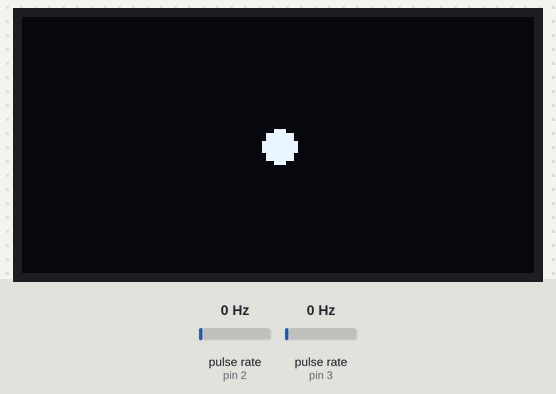
Recording of a sketch running on a simulated Arduino Uno, built with avr-gcc and run on an emulated ATmega328P. Parts: 128×64 one-colour display. Wiring (inferred from the names in the program): 2 × pulse sensor: data pin 2 / data pin 3. The test bench sets the inputs (shaded band); at power-on: pulse rate (sensors on pin 2, pin 3) 0 Hz. What the sketch prints to the serial monitor is not drawn.

Above: at 1.2 s.
1.3 s: pulse rate (sensor on pin 2) set to 2 Hz
At 2.28 s:
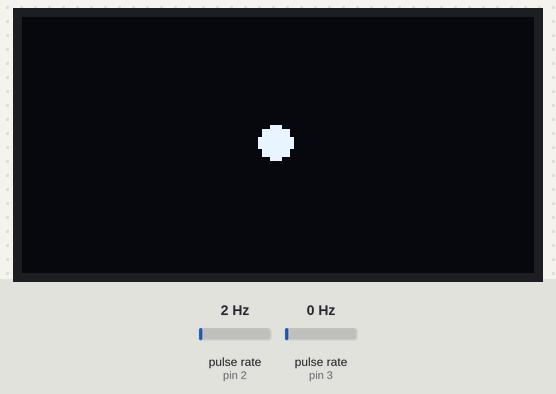
3.1 s: pulse rate (sensor on pin 3) set to 4 Hz
At 3.36 s:
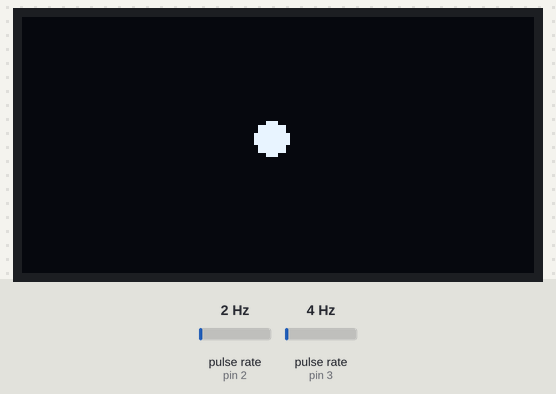
4.7 s: pulse rate (sensor on pin 3) set to 130 Hz
At 5.29 s:
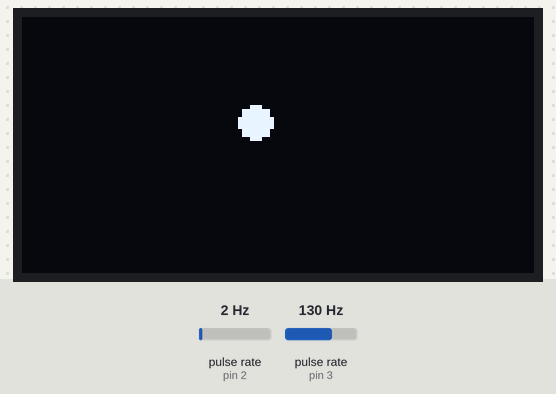
6.9 s: pulse rate (sensor on pin 2) set to 130 Hz
At 8.1 s:
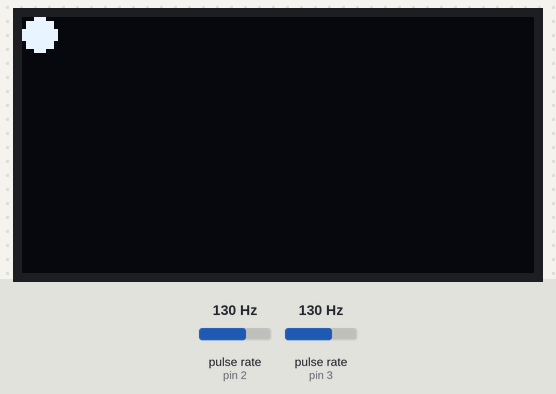
9.0 s: pulse rate (sensor on pin 2) set to 4 Hz
At 9.37 s:
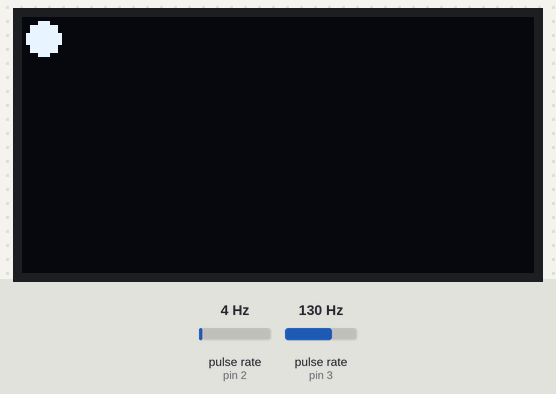
10.7 s: pulse rate (sensor on pin 3) set to 100 Hz
At 11.13 s:
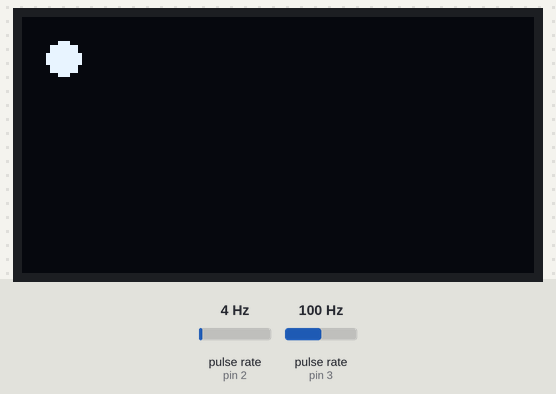

The sketch:

part3_lab3.ino
```cpp
#include <Adafruit_GFX.h>
#include <Adafruit_SSD1306.h>
#include <SPI.h>

// OLED dimensions
#define SCREEN_WIDTH  128
#define SCREEN_HEIGHT  64

// SPI pin assignments
#define OLED_CS    10
#define OLED_DC     9
#define OLED_RST    8

// create display object on the hardware SPI bus
Adafruit_SSD1306 disp(
  SCREEN_WIDTH,
  SCREEN_HEIGHT,
  &SPI,
  OLED_DC,
  OLED_RST,
  OLED_CS
);

// Encoder pins (DT = Data, CLK = Clock)
const int encoderDT  = 2;
const int encoderCLK = 3;

// State for encoder decoding
volatile int8_t   lastEnc    = 0;
volatile int16_t  encoderVal = 128;  // 0–255, wraps

// Ball state
int x  = 64, y  = 32;
int vx = 0,  vy = 0;
const int R      = 4;
const int maxVel = 10;    // max ticks per frame → max speed

// track previous frame’s encoderVal for delta
int16_t prevEnc = 128;

// ISR to update encoderVal with wrap-around
void updateEncoder() {
  int msb     = digitalRead(encoderCLK);
  int lsb     = digitalRead(encoderDT);
  int encoded = (msb << 1) | lsb;
  int sum     = (lastEnc << 2) | encoded;

  if (sum == 0b1101 || sum == 0b0100 ||
      sum == 0b0010 || sum == 0b1011) {
    // forward
    encoderVal++;
    if (encoderVal > 255) encoderVal = 0;
  }
  if (sum == 0b1110 || sum == 0b0111 ||
      sum == 0b0001 || sum == 0b1000) {
    // reverse
    encoderVal--;
    if (encoderVal < 0) encoderVal = 255;
  }
  lastEnc = encoded;
}

void setup() {
  Serial.begin(9600);

  // OLED init
  if (!disp.begin(SSD1306_SWITCHCAPVCC)) {
    while (1);
  }
  disp.clearDisplay();

  // encoder inputs + interrupts
  pinMode(encoderDT,  INPUT_PULLUP);
  pinMode(encoderCLK, INPUT_PULLUP);
  attachInterrupt(digitalPinToInterrupt(encoderDT),  updateEncoder, CHANGE);
  attachInterrupt(digitalPinToInterrupt(encoderCLK), updateEncoder, CHANGE);
}

void loop() {
  // compute ticks since last frame
  int16_t delta = encoderVal - prevEnc;
  // handle wrap in delta
  if (delta > 128)  delta -= 256;
  if (delta < -128) delta += 256;
  prevEnc = encoderVal;

  // velocity = direction * magnitude, capped at maxVel
  int speed = constrain(delta, -maxVel, maxVel);
  vx = speed;
  vy = speed;

  // X collision
  int nextX = x + vx;
  if (nextX <= R) {
    x  = R;
    vx = -vx;
  } else if (nextX >= SCREEN_WIDTH - R) {
    x  = SCREEN_WIDTH - R;
    vx = -vx;
  } else {
    x = nextX;
  }

  // Y collision
  int nextY = y + vy;
  if (nextY <= R) {
    y  = R;
    vy = -vy;
  } else if (nextY >= SCREEN_HEIGHT - R) {
    y  = SCREEN_HEIGHT - R;
    vy = -vy;
  } else {
    y = nextY;
  }

  // render
  disp.clearDisplay();
  disp.fillCircle(x, y, R, SSD1306_WHITE);
  disp.display();

  // debug
  Serial.print("Enc: ");
  Serial.print(encoderVal);
  Serial.print("  Δticks: ");
  Serial.print(delta);
  Serial.print("  Speed: ");
  Serial.println(speed);

  delay(50);  // ~20 FPS
}
```

Measured:
- after the input at 1.3 s, the display: changes after 0.37 s (image 1)
- after the input at 3.1 s, the display: first differs from a run without the input after 0.19 s (image 2)
- after the input at 9.0 s, the display: changes after 0.29 s (image 5)
